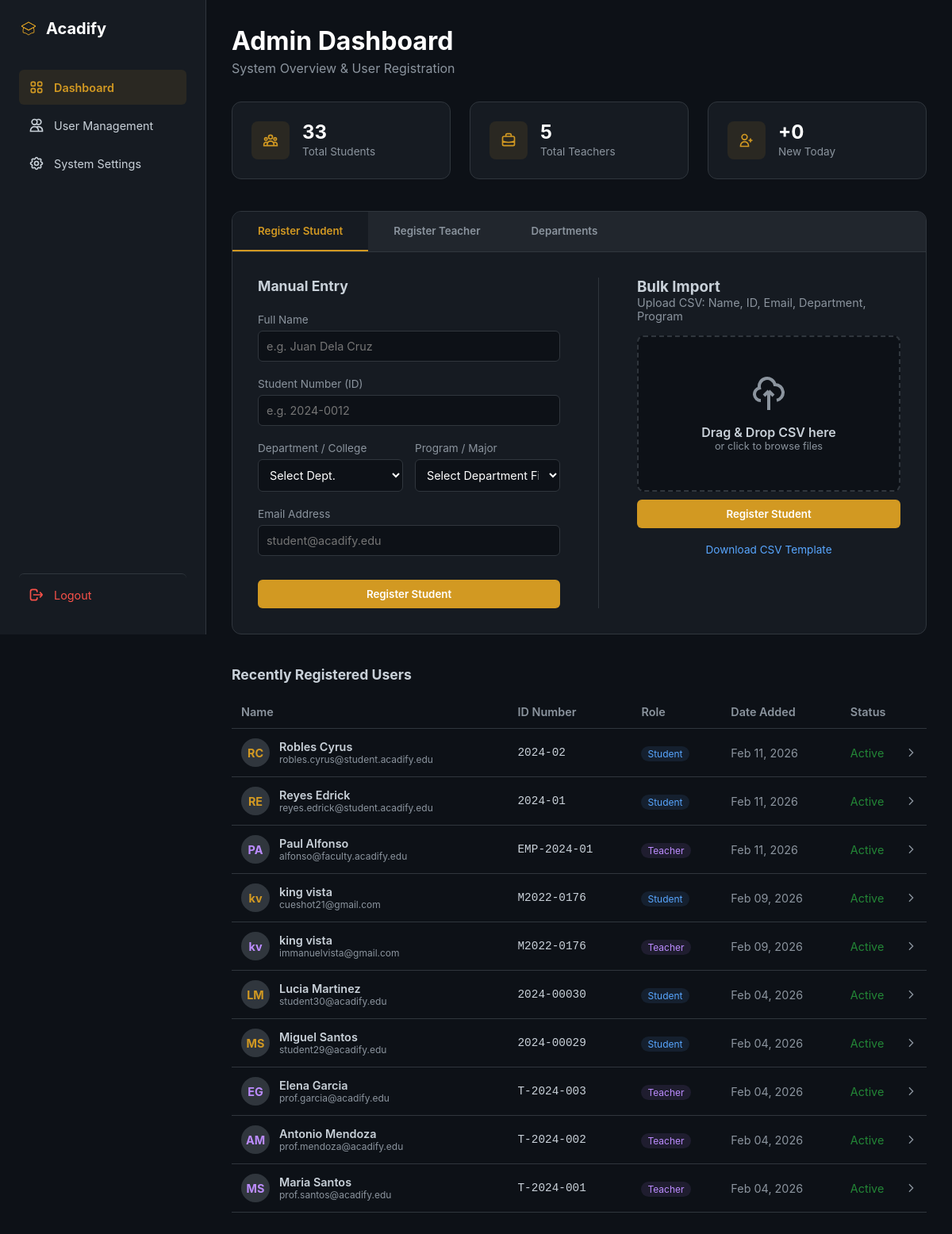
Page /admin/dashboard (signed in) on the committed database.
### models.py (models this page shows, shortened)
class User(UserMixin, db.Model):
    __tablename__ = 'user'
    id = db.Column(db.Integer, primary_key=True)
    email = db.Column(db.String(120), unique=True, nullable=False, index=True)
    password = db.Column(db.String(255), nullable=False)
    role = db.Column(db.String(20), nullable=False)  # 'admin', 'teacher', 'student'
    created_at = db.Column(db.DateTime, default=datetime.utcnow)
    student_profile = db.relationship('Student', backref='user', uselist=False, cascade='all, delete-orphan')
    teacher_profile = db.relationship('Teacher', backref='user', uselist=False, cascade='all, delete-orphan')

class Student(db.Model):
    __tablename__ = 'student'
    id = db.Column(db.Integer, primary_key=True)
    user_id = db.Column(db.Integer, db.ForeignKey('user.id'), nullable=False, unique=True)
    student_number = db.Column(db.String(50), unique=True, nullable=False, index=True)
    first_name = db.Column(db.String(100), nullable=False)
    last_name = db.Column(db.String(100), nullable=False)
    department = db.Column(db.String(100), nullable=False)  # "College of Engineering"
    program = db.Column(db.String(100), nullable=False)  # "BS Computer Science"
    year_level = db.Column(db.String(20), nullable=False)  # "1st Year", "2nd Year", etc.
    section = db.Column(db.String(20), nullable=True)  # "A", "B", "C" (null for irregular)
    created_at = db.Column(db.DateTime, default=datetime.utcnow)
    enrollments = db.relationship('Enrollment', backref='student', lazy='dynamic', cascade='all, delete-orphan')
    grades = db.relationship('Grade', backref='student', lazy='dynamic', cascade='all, delete-orphan')
    def get_full_name(self):
        return f"{self.first_name} {self.last_name}"

class Teacher(db.Model):
    __tablename__ = 'teacher'
    id = db.Column(db.Integer, primary_key=True)
    user_id = db.Column(db.Integer, db.ForeignKey('user.id'), nullable=False, unique=True)
    employee_number = db.Column(db.String(50), unique=True, nullable=False, index=True)
    first_name = db.Column(db.String(100), nullable=False)
    last_name = db.Column(db.String(100), nullable=False)
    department = db.Column(db.String(100), nullable=False)
    specialization = db.Column(db.String(200), nullable=True)
    created_at = db.Column(db.DateTime, default=datetime.utcnow)
    classes = db.relationship('Class', backref='teacher', lazy='dynamic')
    def get_full_name(self):
        return f"{self.first_name} {self.last_name}"

### blueprints/admin/routes.py (the view)
@admin_bp.route('/dashboard')
@admin_required
def dashboard():
    total_students = Student.query.count()
    total_teachers = Teacher.query.count()
    today_start = datetime.utcnow().replace(hour=0, minute=0, second=0, microsecond=0)
    new_today = User.query.filter(User.created_at >= today_start).count()
    students_by_dept = db.session.query(
        Student.department, func.count(Student.id)
    ).group_by(Student.department).all()
    departments = []
    for dept_name, student_count in students_by_dept:
        teacher_count = Teacher.query.filter_by(department=dept_name).count()
        departments.append({
            'name': dept_name,
            'student_count': student_count,
            'teacher_count': teacher_count
        })
    recent_users = []
    for student in Student.query.order_by(Student.created_at.desc()).limit(5).all():
        initials = f"{student.first_name[0]}{student.last_name[0]}" if student.last_name else student.first_name[0]
        recent_users.append({
            'name': student.get_full_name(),
            'email': student.user.email,
            'id_number': student.student_number,
            'role': 'Student',
            'initials': initials,
            'date_added': student.created_at.strftime('%b %d, %Y') if student.created_at else 'N/A',
            'status': 'Active'
        })
    for teacher in Teacher.query.order_by(Teacher.created_at.desc()).limit(5).all():
        initials = f"{teacher.first_name[0]}{teacher.last_name[0]}" if teacher.last_name else teacher.first_name[0]
        recent_users.append({
            'name': teacher.get_full_name(),
            'email': teacher.user.email,
            'id_number': teacher.employee_number,
            'role': 'Teacher',
            'initials': initials,
            'date_added': teacher.created_at.strftime('%b %d, %Y') if teacher.created_at else 'N/A',
            'status': 'Active'
        })
    recent_users.sort(key=lambda x: x['date_added'], reverse=True)
    dept_stats = {}
    for dept_code in ['CoEng', 'COS', 'COE', 'CIT']:
        dept_stats[dept_code] = Student.query.filter_by(department=dept_code).count()
    return render_template(
        'admin/dashboard.html',
        total_students=total_students,
        total_teachers=total_teachers,
        new_today=new_today,
        departments=departments,
        dept_stats=dept_stats,
        recent_users=recent_users[:10]
    )

### templates/admin/dashboard.html (shortened to what this page needs)
<!DOCTYPE html>
<html lang="en">
<head>
</head>
<body>
    <nav class="sidebar">
        <div class="logo">
            <svg viewBox="0 0 24 24"><path d="M12 14l9-5-9-5-9 5 9 5z"/><path d="M12 14l9-5-9-5-9 5 9 5zm0 0l6.16-3.422a12.083 12.083 0 01.665 6.479A11.952 11.952 0 0012 20.055a11.952 11.952 0 00-6.824-2.998 12.078 12.078 0 01.665-6.479L12 14z"/></svg>
            <span>Acadify</span>
        </div>
        <div class="nav-group" style="flex: 1;">
            <a href="{{ url_for('admin.dashboard') }}" class="nav-item active">
                <svg class="icon" viewBox="0 0 24 24"><path d="M4 6a2 2 0 012-2h2a2 2 0 012 2v2a2 2 0 01-2 2H6a2 2 0 01-2-2V6zM14 6a2 2 0 012-2h2a2 2 0 012 2v2a2 2 0 01-2 2h-2a2 2 0 01-2-2V6zM4 16a2 2 0 012-2h2a2 2 0 012 2v2a2 2 0 01-2 2H6a2 2 0 01-2-2v-2zM14 16a2 2 0 012-2h2a2 2 0 012 2v2a2 2 0 01-2 2h-2a2 2 0 01-2-2v-2z"/></svg>
                <span>Dashboard</span>
            </a>
            <a href="{{ url_for('admin.user_management') }}" class="nav-item">
                <svg class="icon" viewBox="0 0 24 24"><path d="M12 4.354a4 4 0 110 5.292M15 21H3v-1a6 6 0 0112 0v1zm0 0h6v-1a6 6 0 00-9-5.197M13 7a4 4 0 11-8 0 4 4 0 018 0z"/></svg>
                <span>User Management</span>
            </a>
            <a href="{{ url_for('admin.settings') }}" class="nav-item">
                <span>System Settings</span>
            </a>
        </div>
        <a href="{{ url_for('auth.logout') }}" class="nav-item logout">
            <svg class="icon" viewBox="0 0 24 24"><path d="M17 16l4-4m0 0l-4-4m4 4H7m6 4v1a3 3 0 01-3 3H6a3 3 0 01-3-3V7a3 3 0 013-3h4a3 3 0 013 3v1"/></svg>
            <span>Logout</span>
        </a>
    </nav>
    <main class="main-content">
        <header class="welcome-section">
            <h1 style="color: #fff; margin-bottom: 5px;">Admin Dashboard</h1>
            <p style="color: var(--text-dim);">System Overview & User Registration</p>
        </header>
        <section class="stats-grid">
            <div class="stat-card">
                <div class="stat-icon-box">
                    <svg class="icon" viewBox="0 0 24 24"><path d="M17 20h5v-2a3 3 0 00-5.356-1.857M17 20H7m10 0v-2c0-.656-.126-1.283-.356-1.857M7 20H2v-2a3 3 0 015.356-1.857M7 20v-2c0-.656.126-1.283.356-1.857m0 0a5.002 5.002 0 019.288 0M15 7a3 3 0 11-6 0 3 3 0 016 0zm6 3a2 2 0 11-4 0 2 2 0 014 0zM7 10a2 2 0 11-4 0 2 2 0 014 0z"/></svg>
                </div>
                <div class="stat-info">
                    <h3>{{ total_students }}</h3>
                    <p>Total Students</p>
                </div>
            </div>
            <div class="stat-card">
                <div class="stat-icon-box">
                    <svg class="icon" viewBox="0 0 24 24"><path d="M21 13.255A23.931 23.931 0 0112 15c-3.183 0-6.22-.62-9-1.745M16 6V4a2 2 0 00-2-2h-4a2 2 0 00-2 2v2m4 6h.01M5 20h14a2 2 0 002-2V8a2 2 0 00-2-2H5a2 2 0 00-2 2v10a2 2 0 002 2z"/></svg>
                </div>
                <div class="stat-info">
                    <h3>{{ total_teachers }}</h3>
                    <p>Total Teachers</p>
                </div>
            </div>
            <div class="stat-card">
                <div class="stat-icon-box">
                    <svg class="icon" viewBox="0 0 24 24"><path d="M18 9v3m0 0v3m0-3h3m-3 0h-3m-2-5a4 4 0 11-8 0 4 4 0 018 0zM3 20a6 6 0 0112 0v1H3v-1z"/></svg>
                </div>
                <div class="stat-info">
                    <h3>+{{ new_today }}</h3>
                    <p>New Today</p>
                </div>
            </div>
        </section>
        <section class="reg-container">
            <div class="reg-tabs">
                <button class="tab-btn active" onclick="switchTab('student')">Register Student</button>
                <button class="tab-btn" onclick="switchTab('teacher')">Register Teacher</button>
                <button class="tab-btn" onclick="switchTab('department')">Departments</button>
            </div>
            <div id="student-reg-content" class="reg-content">
                <div class="reg-layout">
                    <div class="form-section">
                        <h3>Manual Entry</h3>
                        <form method="POST" action="{{ url_for('admin.register_student') }}">
                            <div class="form-group">
                                <label>Full Name</label>
                                <input type="text" name="full_name" class="form-input" placeholder="e.g. Juan Dela Cruz" required>
                            </div>
                            <div class="form-group">
                                <label>Student Number (ID)</label>
                                <input type="text" name="student_number" class="form-input" placeholder="e.g. 2024-0012" required>
                            </div>
                            <div style="display: grid; grid-template-columns: 1fr 1fr; gap: 15px;">
                                <div class="form-group">
                                    <label>Department / College</label>
                                    <select name="department" id="studentDepartment" class="form-input" required onchange="updateStudentPrograms()">
                                        <option value="" disabled selected>Select Dept.</option>
                                    </select>
                                </div>
                                <div class="form-group">
                                    <label>Program / Major</label>
                                    <select name="program" id="studentProgram" class="form-input" required>
                                        <option value="" disabled selected>Select Department First</option>
                                    </select>
                                </div>
                            </div>
                            <div class="form-group">
                                <label>Email Address</label>
                                <input type="email" name="email" class="form-input" placeholder="student@acadify.edu" required>
                            </div>
                            <button type="submit" class="btn-primary">Register Student</button>
                        </form>
                    </div>
                    <div class="csv-section">
                        <h3>Bulk Import</h3>
                        <p style="color: var(--text-dim); font-size: 0.9rem; margin-bottom: 1rem;">Upload CSV: <code>Name, ID, Email, Department, Program</code></p>
                        <form method="POST" action="{{ url_for('admin.bulk_import_students') }}" enctype="multipart/form-data">
                            <div class="upload-area" onclick="document.getElementById('student-csv').click()">
                                <svg class="icon" style="width:48px; height:48px; color: var(--text-dim); margin-bottom: 10px;" viewBox="0 0 24 24"><path d="M7 16a4 4 0 01-.88-7.903A5 5 0 1115.9 6L16 6a5 5 0 011 9.9M15 13l-3-3m0 0l-3 3m3-3v12"/></svg>
                                <p style="font-weight: 600;">Drag & Drop CSV here</p>
                                <p style="font-size: 0.8rem; color: var(--text-dim);">or click to browse files</p>
                            </div>
                            <button type="submit" class="btn-primary">Register Student</button>
                        </form>
                        <div style="margin-top: 1rem; text-align: center;">
                            <a href="{{ url_for('admin.download_student_template') }}" style="color: var(--accent-blue); font-size: 0.85rem; text-decoration: none;">Download CSV Template</a>
                        </div>
                    </div>
                </div>
            </div>
        </section>
        <section class="table-section">
            <h3>Recently Registered Users</h3>
            <table class="user-table">
                <thead>
                    <tr>
                        <th>Name</th>
                        <th>ID Number</th>
                        <th>Role</th>
                        <th>Date Added</th>
                        <th>Status</th>
                    </tr>
                </thead>
                <tbody>
                    {% if recent_users %}
                        {% for user in recent_users %}
                        <tr onclick="window.location.href='{{ url_for('admin.user_management') }}'" style="cursor: pointer;">
                            <td>
                                <div style="display: flex; align-items: center; gap: 12px;">
                                    <div style="width: 36px; height: 36px; border-radius: 50%; background: var(--border-color);
                                               display: flex; align-items: center; justify-content: center; font-weight: bold;
                                               color: {{ '#bc8cff' if user.role == 'Teacher' else 'var(--accent-gold)' }};">
                                        {{ user.initials }}
                                    </div>
                                    <div>
                                        <div style="font-weight: 600;">{{ user.name }}</div>
                                        <div style="font-size: 0.75rem; color: var(--text-dim);">{{ user.email }}</div>
                                    </div>
                                </div>
                            </td>
                            <td style="font-family: monospace;">{{ user.id_number }}</td>
                            <td><span class="role-badge {{ 'teacher' if user.role == 'Teacher' else '' }}">{{ user.role }}</span></td>
                            <td style="color: var(--text-dim);">{{ user.date_added }}</td>
                            <td>
                                <div style="display: flex; align-items: center; justify-content: space-between;">
                                    <span style="color: var(--success-green);">{{ user.status }}</span>
                                    <svg class="icon" viewBox="0 0 24 24" style="color: var(--text-dim); width: 16px; height: 16px;">
                                        <path d="M9 5l7 7-7 7"/>
                                    </svg>
                                </div>
                            </td>
                        </tr>
                        {% endfor %}
                    {% else %}
                        <tr>
                            <td colspan="5" style="text-align: center; color: var(--text-dim); padding: 2rem;">No recent registrations.</td>
                        </tr>
                    {% endif %}
                </tbody>
            </table>
        </section>
    </main>
</body>
</html>

### rows in the picture
User: email "robles.cyrus@student.acadify.edu"
Student: id_number "2024-02"
User: email "reyes.edrick@student.acadify.edu"
Student: id_number "2024-01"
User: initials "PA", name "Paul Alfonso", email "alfonso@faculty.acadify.edu", id_number "EMP-2024-01", role "Teacher", date_added "Feb 11, 2026", status "Active"
User: initials "kv", name "king vista", email "cueshot21@gmail.com", id_number "M2022-0176", role "Student", date_added "Feb 09, 2026", status "Active"
User: initials "kv", name "king vista", email "immanuelvista@gmail.com", id_number "M2022-0176", role "Teacher", date_added "Feb 09, 2026", status "Active"
User: email "student30@acadify.edu"
Student: id_number "2024-00030"
User: email "student29@acadify.edu"
Student: id_number "2024-00029"
User: email "prof.garcia@acadify.edu"
Teacher: id_number "T-2024-003"
User: email "prof.mendoza@acadify.edu"
Teacher: id_number "T-2024-002"
User: email "prof.santos@acadify.edu"
Teacher: id_number "T-2024-001"

### other values in the picture
{{ total_students }} "33"
{{ total_teachers }} "5"
{{ new_today }} "0"
{{ user.initials }} "RC" "RE" "LM" "MS" "EG" "AM" "MS"
{{ user.name }} "Robles Cyrus" "Reyes Edrick" "Lucia Martinez" "Miguel Santos" "Elena Garcia" "Antonio Mendoza" "Maria Santos"
{{ user.role }} "Student" "Student" "Student" "Student" "Teacher" "Teacher" "Teacher"
{{ user.date_added }} "Feb 11, 2026" "Feb 11, 2026" "Feb 04, 2026" "Feb 04, 2026" "Feb 04, 2026" "Feb 04, 2026" "Feb 04, 2026"
{{ user.status }} "Active" "Active" "Active" "Active" "Active" "Active" "Active"
